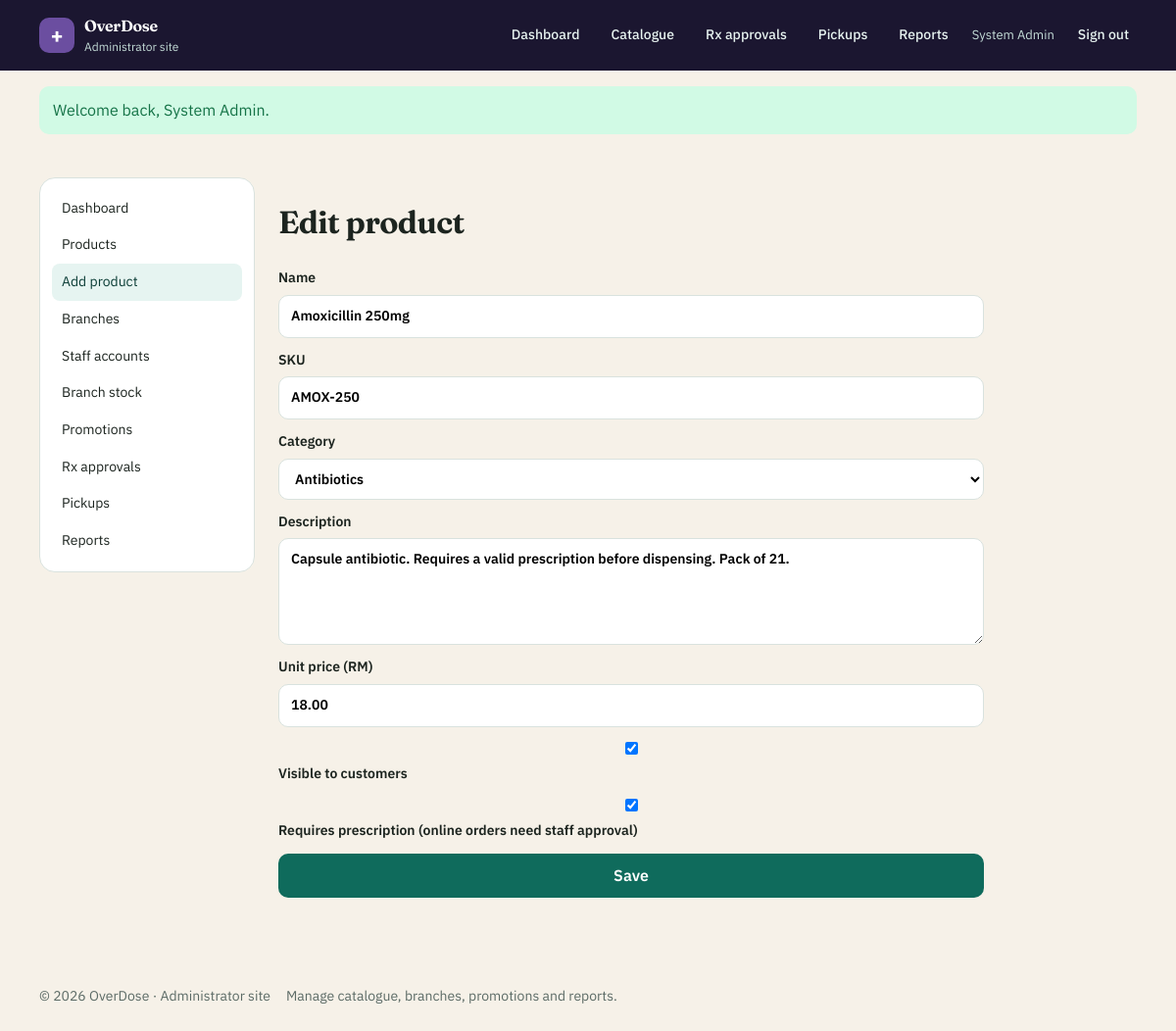
The page /admin/product-form.php?id=3 (signed in) on the database its author committed.
### tables this page shows
CREATE TABLE products (
  id INT UNSIGNED NOT NULL AUTO_INCREMENT,
  category_id INT UNSIGNED NOT NULL,
  name VARCHAR(160) NOT NULL,
  sku VARCHAR(40) NOT NULL,
  description TEXT NOT NULL,
  unit_price DECIMAL(10,2) NOT NULL,
  image_path VARCHAR(255) NULL,
  is_active TINYINT(1) NOT NULL DEFAULT 1,
   
  requires_prescription TINYINT(1) NOT NULL DEFAULT 0,
  PRIMARY KEY (id),
  UNIQUE KEY uq_products_sku (sku),
  KEY idx_products_name (name),
  KEY idx_products_category (category_id),
  CONSTRAINT fk_products_category
    FOREIGN KEY (category_id) REFERENCES categories (id)
    ON UPDATE CASCADE ON DELETE RESTRICT
);

CREATE TABLE categories (
  id INT UNSIGNED NOT NULL AUTO_INCREMENT,
  name VARCHAR(80) NOT NULL,
  PRIMARY KEY (id),
  UNIQUE KEY uq_categories_name (name)
);

### includes/helpers.php (called while the page is built, shortened)
<?php
function e(?string $value): string
{
    return htmlspecialchars((string) $value, ENT_QUOTES | ENT_SUBSTITUTE, 'UTF-8');
}
function get_int(string $key, int $default = 0): int
{
    return filter_input(INPUT_GET, $key, FILTER_VALIDATE_INT) ?: $default;
}

### includes/db.php (called while the page is built, shortened)
<?php
function db_bind(mysqli_stmt $stmt, string $types, array $params): void
{
    if ($types === '') {
        return;
    }
    $refs = [];
    foreach ($params as $i => $value) {
        $refs[$i] = &$params[$i];
    }
    $stmt->bind_param($types, ...$refs);
}
function db_one(mysqli $db, string $sql, string $types = '', array $params = []): ?array
{
    $stmt = $db->prepare($sql);
    db_bind($stmt, $types, $params);
    $stmt->execute();
    $result = $stmt->get_result();
    $row = $result->fetch_assoc();
    return $row ?: null;
}
function db_all(mysqli $db, string $sql, string $types = '', array $params = []): array
{
    $stmt = $db->prepare($sql);
    $stmt->execute();
    $result = $stmt->get_result();
    $rows = $result->fetch_all(MYSQLI_ASSOC);
    return $rows;
}

### includes/catalog.php (called while the page is built, shortened)
<?php
function all_categories(mysqli $db): array
{
    return db_all($db, 'SELECT id, name FROM categories ORDER BY name');
}

### admin/product-form.php (the view, shortened to what this page needs)
<?php
$db = db();
$id = get_int('id');
$product = $id ? db_one($db, 'SELECT * FROM products WHERE id = ?', 'i', [$id]) : null;
$categories = all_categories($db);
$name = $product['name'] ?? '';
$sku = $product['sku'] ?? '';
$description = $product['description'] ?? '';
$unitPrice = $product['unit_price'] ?? '';
$categoryId = (int) ($product['category_id'] ?? 0);
$isActive = (int) ($product['is_active'] ?? 1);
$requiresRx = (int) ($product['requires_prescription'] ?? 0);
$title = $product ? 'Edit product' : 'Add product';
require dirname(__DIR__) . '/includes/header.php';
?>
<div class="container layout-admin">
  <?php require dirname(__DIR__) . '/includes/admin_nav.php'; ?>
  <div>
    <h1><?= e($title) ?></h1>
    <form class="form form-wide" method="post">
      <label>Name <input type="text" name="name" required maxlength="160" value="<?= e($name) ?>"></label>
      <label>SKU <input type="text" name="sku" required maxlength="40" value="<?= e($sku) ?>"></label>
      <label>Category
        <select name="category_id" required>
          <?php foreach ($categories as $cat): ?>
            <option value="<?= (int) $cat['id'] ?>" <?= $categoryId === (int) $cat['id'] ? 'selected' : '' ?>><?= e($cat['name']) ?></option>
          <?php endforeach; ?>
        </select>
      </label>
      <label>Description <textarea name="description" rows="4" required><?= e($description) ?></textarea></label>
      <label>Unit price (RM) <input type="number" step="0.01" min="0" name="unit_price" required value="<?= e((string) $unitPrice) ?>"></label>
      <label><input type="checkbox" name="is_active" <?= $isActive ? 'checked' : '' ?>> Visible to customers</label>
      <label><input type="checkbox" name="requires_prescription" <?= $requiresRx ? 'checked' : '' ?>> Requires prescription (online orders need staff approval)</label>
      <button class="btn" type="submit">Save</button>
    </form>
  </div>
</div>
<?php require dirname(__DIR__) . '/includes/footer.php'; ?>

### public/css/style.css (style rules this page uses)
:root { --teal-900: #0b3d36; --teal-700: #0f6b5c; --teal-500: #1a8f7a; --teal-100: #e6f4f1; --cream: #f6f1e8; --ink: #1c241f; --muted: #5c6b66; --card: #ffffff; --danger: #9b2c2c; --warning: #b45309; --ok: #157347; --line: #d9e2de; --shadow: 0 10px 30px rgba(11, 61, 54, 0.08); --radius: 16px; }
*, *::before, *::after { box-sizing: border-box; }
html { scroll-behavior: smooth; }
body { margin: 0; font-family: "IBM Plex Sans", system-ui, sans-serif; color: var(--ink); background: var(--cream); line-height: 1.55; }
h1, h2, h3, .brand strong { font-family: Fraunces, Georgia, serif; font-weight: 650; letter-spacing: -0.02em; }
.container { width: min(1120px, calc(100% - 32px)); margin-inline: auto; }
.search-bar input, .search-bar select, input[type="text"], input[type="email"], input[type="password"], input[type="number"], input[type="date"], select, textarea { width: 100%; padding: 10px 12px; border: 1px solid var(--line); border-radius: 10px; font: inherit; background: #fff; }
.btn, button.btn, input.btn { display: inline-flex; align-items: center; justify-content: center; background: var(--teal-700); color: #fff; border: 0; padding: 10px 16px; border-radius: 10px; text-decoration: none; font: inherit; font-weight: 600; cursor: pointer; }
.form { display: grid; gap: 12px; max-width: 520px; }
.form-wide { max-width: 720px; }
.form label { font-weight: 600; font-size: 14px; display: grid; gap: 6px; }
.layout-admin { display: grid; grid-template-columns: 220px 1fr; gap: 24px; padding: 28px 0 48px; }

### rows shown on the page
products: name "Amoxicillin 250mg", sku "AMOX-250", category_id "Antibiotics", description "Capsule antibiotic. Requires a valid prescription before dispensing. Pack of 21.", unit_price "18.00", is_active "☑", requires_prescription "☑"

### other values the page prints
APP_NAME "OverDose"
$brandTag "Administrator site"
$user['name'] "System Admin"
$flash['message'] "Welcome back, System Admin."
$title "Edit product"
